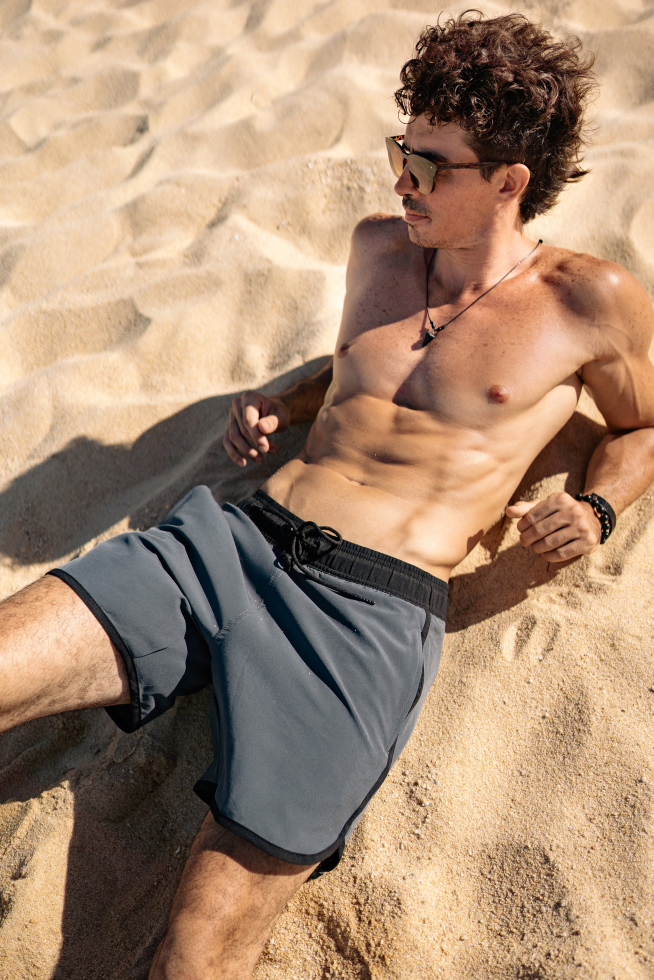
#> input picture ebook/1SN01213.jpg, 3266 x 4899 px (shown at 1/5 size)
$ python thumb_text.py 1SN01213.jpg 1SN01314.jpg
#> lines starting #> are read from the running program, lines starting #| are printed output that depends on the picture
#!/usr/bin/env python3
"""Neon-green chunky-outlined text overlay for video thumbnails.

Usage:
    python3 thumb_text.py <image.jpg> "LINE ONE" "LINE TWO" [--out out.jpg]

Style: Arial Black, bright green (#3CF03C) fill with thick black outline,
text fills ~92% of image width, centered horizontally near the top.
Matches the gym-thumbnail aesthetic (TRAIN LIKE OUR ANCESTORS, etc.).
"""
import argparse
from pathlib import Path
from PIL import Image, ImageDraw, ImageFont

FONT_PATH = "/System/Library/Fonts/Supplemental/Arial Black.ttf"
GREEN = (60, 240, 60)
BLACK = (0, 0, 0)
TARGET_WIDTH_RATIO = 0.92
LINE_GAP = 0.02
TOP_PAD = 0.04
OUTLINE_RATIO = 0.06


def render(src: Path, lines: list[str], out: Path):
    img = Image.open(src).convert("RGB")
#> img is the input picture: PIL image 3266x4899 RGB; mean R, G, B 169.6, 140.9, 116.3
    W, H = img.size
#> W = 3266; H = 4899
    draw = ImageDraw.Draw(img)

    def width_at(text, size):
        f = ImageFont.truetype(FONT_PATH, size)
        bbox = draw.textbbox((0, 0), text, font=f)
        return bbox[2] - bbox[0]

    target_w = int(W * TARGET_WIDTH_RATIO)
#> target_w = 3004
    lo, hi = 20, int(H)
#> lo = 20; hi = 4899
    while lo < hi - 1:
        mid = (lo + hi) // 2
        if max(width_at(t, mid) for t in lines) <= target_w:
            lo = mid
        else:
            hi = mid
#> this loop made 13 passes
#> (mid, hi) on passes 2, 3, 5, 7, 8, 13: (1239, 1239), (629, 629), (476, 476), (438, 438), (419, 419), (418, 418)
#> (mid, lo) on passes 4, 6, 9, 10, 11, 12: (324, 324), (400, 400), (409, 409), (414, 414), (416, 416), (417, 417)
    font_size = lo
#> font_size = 417
    font = ImageFont.truetype(FONT_PATH, font_size)
    outline_w = max(4, int(font_size * OUTLINE_RATIO))
#> outline_w = 25

    y = int(H * TOP_PAD)
#> y = 195
    line_gap_px = int(H * LINE_GAP)
#> line_gap_px = 97
    for line in lines:
        bbox = draw.textbbox((0, 0), line, font=font, stroke_width=outline_w)
        lw = bbox[2] - bbox[0]
        lh = bbox[3] - bbox[1]
        x = (W - lw) // 2 - bbox[0]
        draw.text((x, y - bbox[1]), line, font=font,
                  fill=GREEN, stroke_width=outline_w, stroke_fill=BLACK)
        y += lh + line_gap_px
#> this loop made 1 pass
#> (bbox, lw, lh, x, y) on pass 1: ((-25, 53, 3024, 496), 3049, 443, 133, 735)
#> after the loop, y = 735

    img.save(out, quality=95)
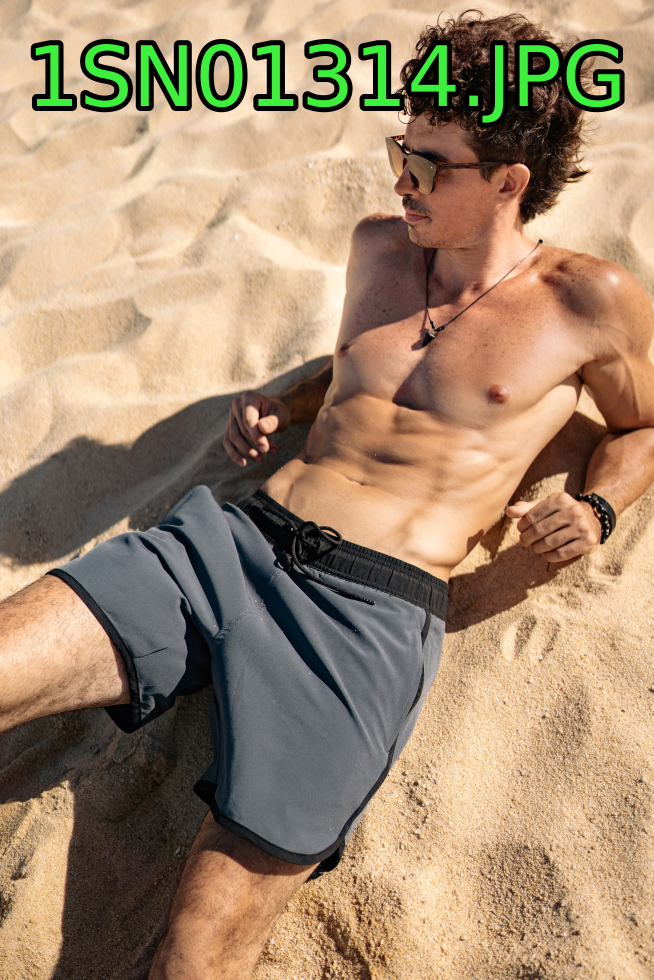
#> saved as 1SN01213-thumb.jpg: PIL image 3266x4899 RGB (shown at 1/5 size); mean R, G, B 163.1, 138.7, 112
    print(f"OK {out}  font_size={font_size}  stroke={outline_w}")
#| OK ebook/1SN01213-thumb.jpg  font_size=417  stroke=25


def main():
    ap = argparse.ArgumentParser(description="Neon-green thumbnail text overlay.")
    ap.add_argument("image", type=Path, help="Source image path")
    ap.add_argument("lines", nargs="+", help="One or more lines of text (uppercase recommended)")
    ap.add_argument("--out", type=Path, default=None,
                    help="Output path (default: <stem>-thumb.jpg next to source)")
    args = ap.parse_args()
    src = args.image.expanduser().resolve()
    out = args.out or src.with_name(f"{src.stem}-thumb.jpg")
    render(src, [l.upper() for l in args.lines], out)


if __name__ == "__main__":
    main()

$ run again, on ebook/1SN02012.jpg
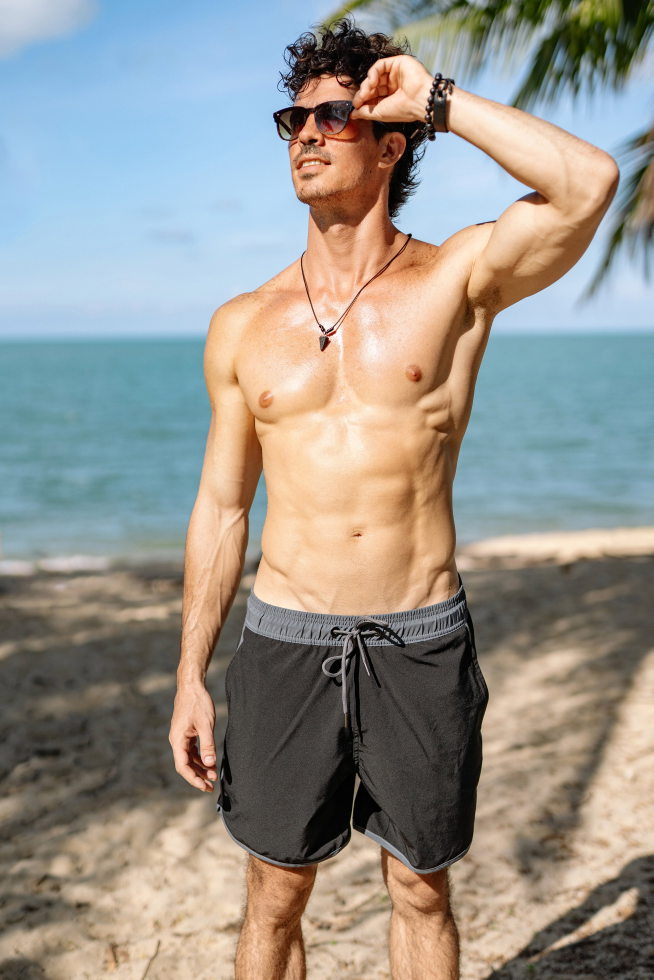
#> input picture ebook/1SN02012.jpg, 3266 x 4899 px (shown at 1/5 size)
#> in render, img is the input picture: PIL image 3266x4899 RGB; mean R, G, B 151.4, 148, 140.9
#> the loop in render, `while lo < hi - 1:` made 13 passes
#> (mid, hi) on passes 2, 3, 5, 7, 8, 13: (1239, 1239), (629, 629), (476, 476), (438, 438), (419, 419), (418, 418)
#> font_size = 417
#> outline_w = 25
#> the loop in render, `for line in lines:` made 1 pass
#> (bbox, lw, lh, x, y) on pass 1: ((-25, 53, 3024, 496), 3049, 443, 133, 735)
#> after the loop in render, `for line in lines:`: y = 735
#> in render, `img.save(out, quality=95)`:
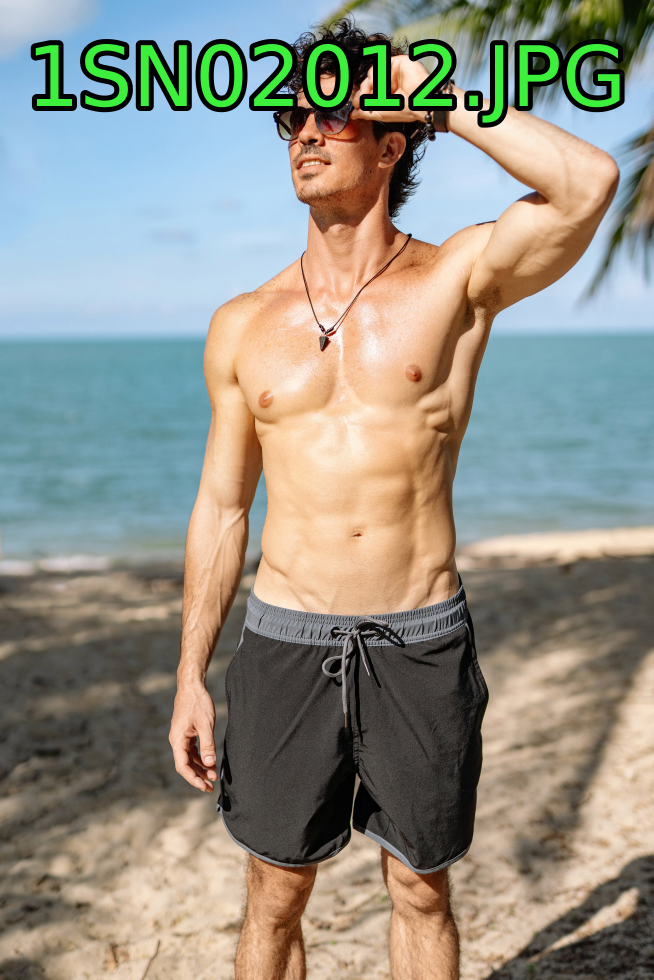
#> saved as 1SN02012-thumb.jpg: PIL image 3266x4899 RGB (shown at 1/5 size); mean R, G, B 146.5, 145.6, 134.7
#| OK ebook/1SN02012-thumb.jpg  font_size=417  stroke=25

$ run again, on ebook/1SN02109.jpg
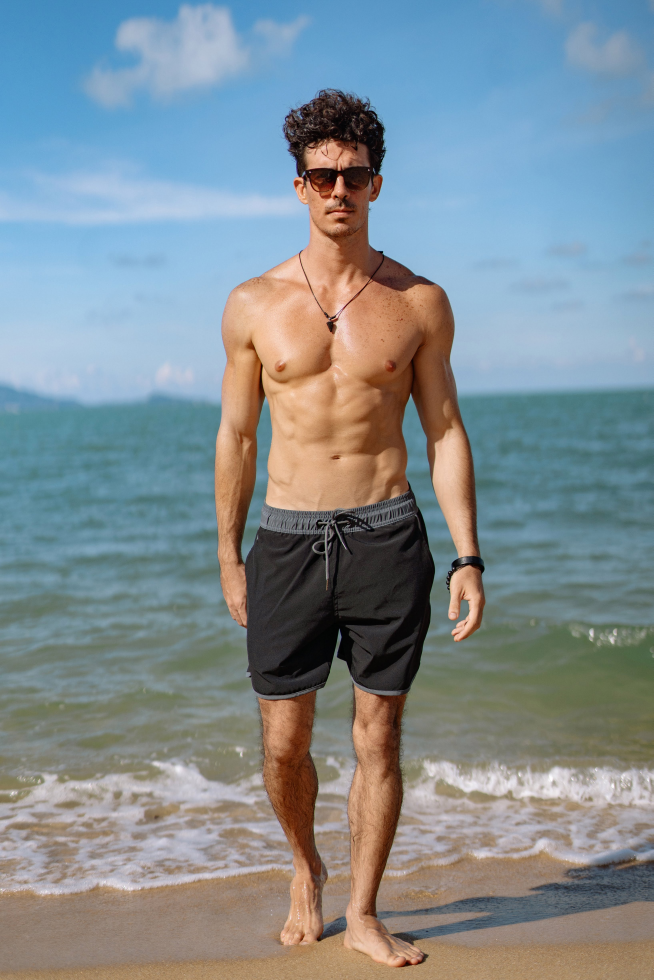
#> input picture ebook/1SN02109.jpg, 3266 x 4898 px (shown at 1/5 size)
#> in render, img is the input picture: PIL image 3266x4898 RGB; mean R, G, B 129.2, 141, 146.5
#> the loop in render, `while lo < hi - 1:` made 13 passes
#> (mid, hi) on passes 2, 3, 5, 7, 8, 13: (1239, 1239), (629, 629), (476, 476), (438, 438), (419, 419), (418, 418)
#> font_size = 417
#> outline_w = 25
#> the loop in render, `for line in lines:` made 1 pass
#> (bbox, lw, lh, x, y) on pass 1: ((-25, 53, 3024, 496), 3049, 443, 133, 735)
#> after the loop in render, `for line in lines:`: y = 735
#> in render, `img.save(out, quality=95)`:
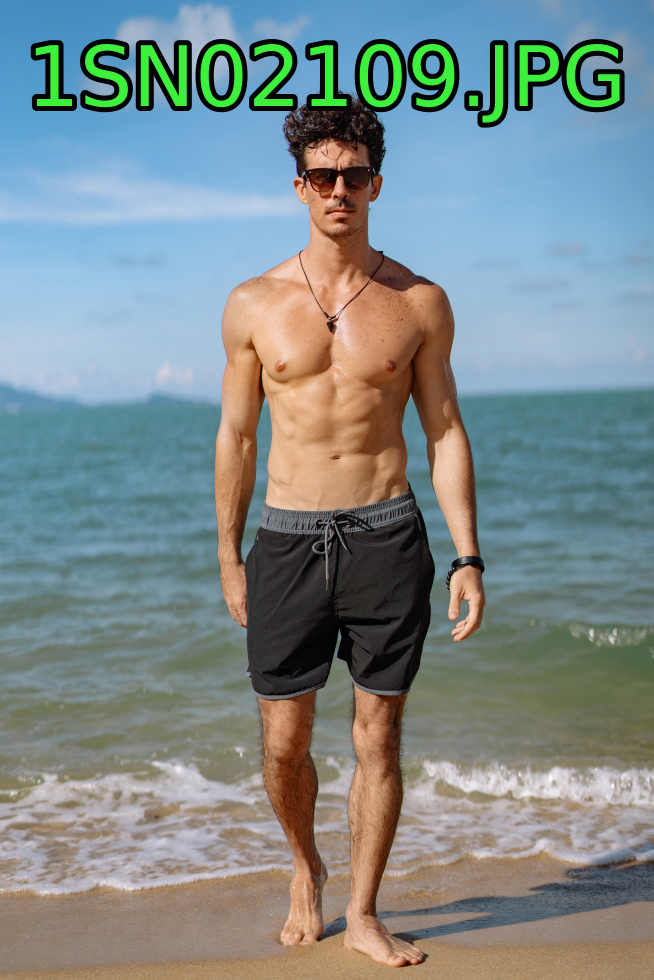
#> saved as 1SN02109-thumb.jpg: PIL image 3266x4898 RGB (shown at 1/5 size); mean R, G, B 125.4, 138.4, 139
#| OK ebook/1SN02109-thumb.jpg  font_size=417  stroke=25

$ run again, on ebook/1SN03021.jpg
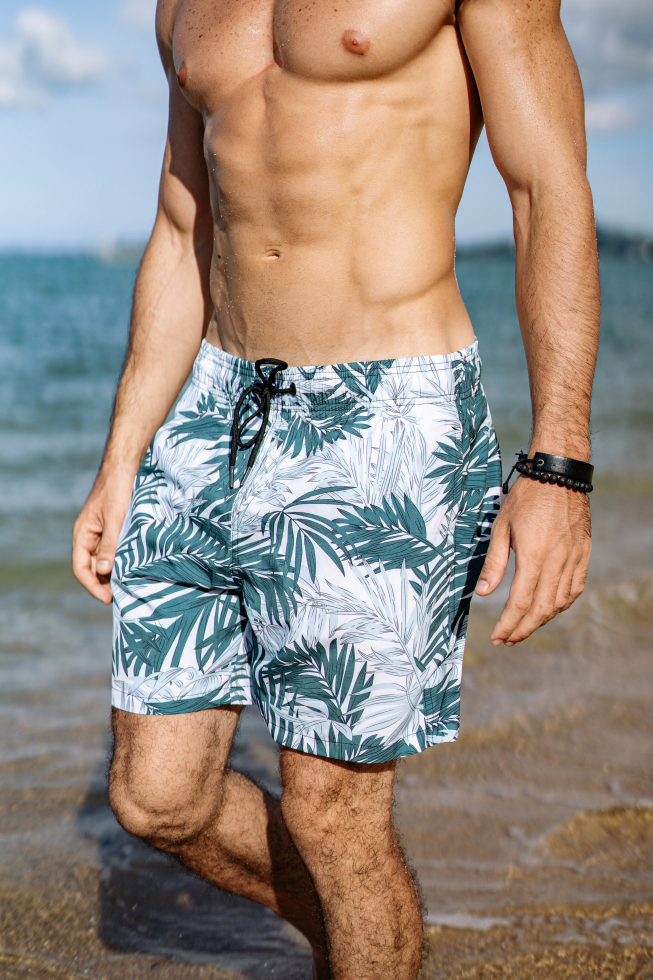
#> input picture ebook/1SN03021.jpg, 3265 x 4898 px (shown at 1/5 size)
#> in render, img is the input picture: PIL image 3265x4898 RGB; mean R, G, B 150.5, 139.1, 130.1
#> the loop in render, `while lo < hi - 1:` made 13 passes
#> (mid, hi) on passes 2, 3, 5, 7, 8, 13: (1239, 1239), (629, 629), (476, 476), (438, 438), (419, 419), (418, 418)
#> font_size = 417
#> outline_w = 25
#> the loop in render, `for line in lines:` made 1 pass
#> (bbox, lw, lh, x, y) on pass 1: ((-25, 53, 3024, 496), 3049, 443, 133, 735)
#> after the loop in render, `for line in lines:`: y = 735
#> in render, `img.save(out, quality=95)`:
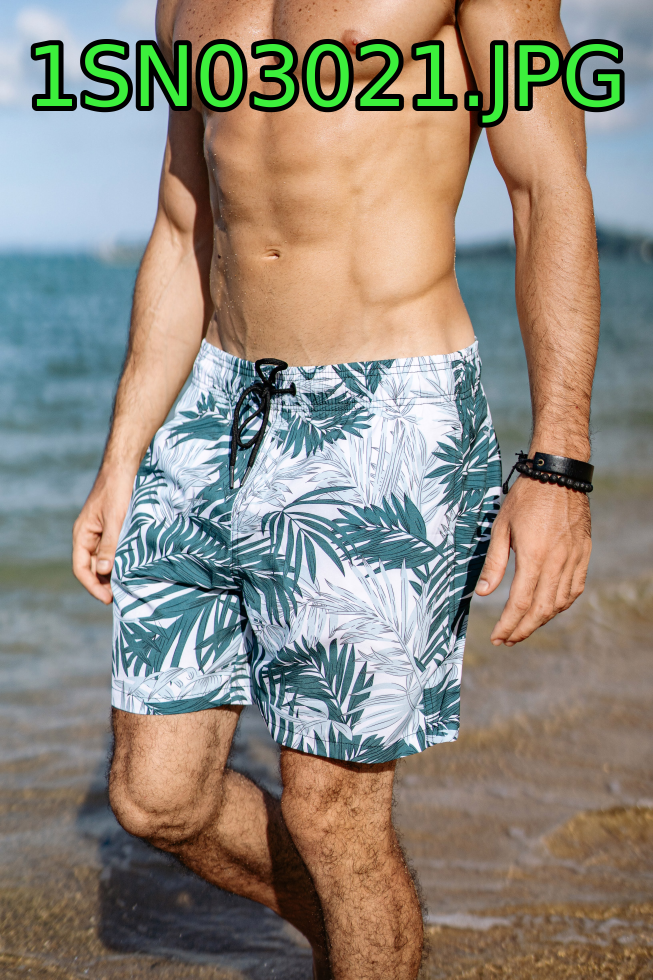
#> saved as 1SN03021-thumb.jpg: PIL image 3265x4898 RGB (shown at 1/5 size); mean R, G, B 143.7, 136.8, 125.3
#| OK ebook/1SN03021-thumb.jpg  font_size=417  stroke=25
